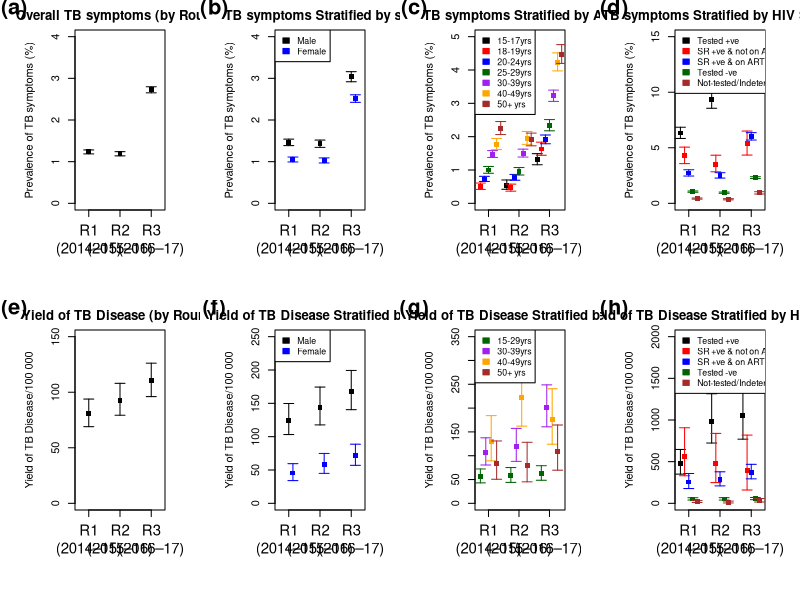

R code for this plot:
#===============================================================================#
# Script: 03_figure2_analysis.R
# Purpose: Generate Figure 2 (8-panel plot of TB symptoms and yield)
# Inputs:  data/acf_figure2_sex.csv
#          data/acf_figure2_age.csv
#          data/acf_figure2_hiv.csv
# Output:  outputs/figures/TB_yield_Symptoms_panel_figure.tif
#===============================================================================#

#-------------------------------------------------------------------------------#
# 1. Setup & Libraries
#-------------------------------------------------------------------------------#
library(dplyr)
library(tidyr)
library(purrr)
library(readr)

# Ensure output directory exists
if (!dir.exists("outputs/figures")) {
  dir.create("outputs/figures", recursive = TRUE)
}

#-------------------------------------------------------------------------------#
# 2. Helper Functions
#-------------------------------------------------------------------------------#
# Subpanel lettering helper
put.fig.letter <- function(label, location = "topleft", offset = c(0, 0), ...) {
  coords <- switch(
    location,
    topleft      = c(0.07, 0.97),
    topcenter    = c(0.5525, 0.98),
    topright     = c(0.985, 0.98),
    bottomleft   = c(0.015, 0.02),
    bottomcenter = c(0.5525, 0.02),
    bottomright  = c(0.985, 0.02),
    c(0.015, 0.98)
  )
  
  this.x <- grconvertX(coords[1] + offset[1], from = "nfc", to = "user")
  this.y <- grconvertY(coords[2] + offset[2], from = "nfc", to = "user")
  
  text(labels = label[1], x = this.x, y = this.y, xpd = TRUE, ...)
}

# Compute prevalence, yield, and exact 95% Binomial CIs
process_tb_data <- function(df) {
  df %>%
    mutate(
      id = row_number(),
      sympt_total = 100 * n_symptom_pos / n_screened,
      yield_total = 1e5 * n_tb / n_screened
    ) %>%
    mutate(
      ci_suspect = pmap(list(n_symptom_pos, n_screened), ~ binom.test(..1, ..2)$conf.int),
      ci_tb      = pmap(list(n_tb, n_screened), ~ binom.test(..1, ..2)$conf.int)
    ) %>%
    mutate(
      LCI_total_suspect = map_dbl(ci_suspect, 1) * 100,
      UCI_total_suspect = map_dbl(ci_suspect, 2) * 100,
      LCI_total_tb      = map_dbl(ci_tb, 1) * 1e5,
      UCI_total_tb      = map_dbl(ci_tb, 2) * 1e5
    ) %>%
    select(-ci_suspect, -ci_tb)
}

#-------------------------------------------------------------------------------#
# 3. Load & Process Aggregated Data
#-------------------------------------------------------------------------------#

df_sex <- read_csv("data/acf_figure2_sex.csv", show_col_types = FALSE)
df_age <- read_csv("data/acf_figure2_age.csv", show_col_types = FALSE)
df_hiv <- read_csv("data/acf_figure2_hiv.csv", show_col_types = FALSE)

# Map round levels to integer index (1, 2, 3)
map_round <- function(df) {
  df %>%
    mutate(
      round_num = case_when(
        ir == "Round 1" ~ 1,
        ir == "Round 2" ~ 2,
        ir == "Round 3" ~ 3,
        TRUE ~ as.numeric(ir)
      )
    )
}

df_sex <- map_round(df_sex)
df_age <- map_round(df_age)
df_hiv <- map_round(df_hiv)

# 3a. Overall Summary
df_overall <- df_sex %>%
  group_by(round_num) %>%
  summarise(
    n_screened    = sum(n_screened, na.rm = TRUE),
    n_symptom_pos = sum(n_symptom_pos, na.rm = TRUE),
    n_tb          = sum(n_tb, na.rm = TRUE),
    .groups       = "drop"
  ) %>%
  mutate(variable = "overall") %>%
  process_tb_data()

# 3b. Sex Summary
rs_male <- df_sex %>%
  filter(sex == "Male") %>%
  group_by(round_num) %>%
  summarise(
    n_screened    = sum(n_screened, na.rm = TRUE),
    n_symptom_pos = sum(n_symptom_pos, na.rm = TRUE),
    n_tb          = sum(n_tb, na.rm = TRUE),
    .groups       = "drop"
  ) %>%
  mutate(variable = "Male") %>%
  process_tb_data()

rs_female <- df_sex %>%
  filter(sex == "Female") %>%
  group_by(round_num) %>%
  summarise(
    n_screened    = sum(n_screened, na.rm = TRUE),
    n_symptom_pos = sum(n_symptom_pos, na.rm = TRUE),
    n_tb          = sum(n_tb, na.rm = TRUE),
    .groups       = "drop"
  ) %>%
  mutate(variable = "Female") %>%
  process_tb_data()

# 3c. Age Summary (Symptoms)
rs_age_symptom <- df_age %>%
  filter(!is.na(agecat_1)) %>%
  filter(!(round_num == 1 & agecat_1 == "15 - 17")) %>% # 15-17 excluded in Round 1
  group_by(round_num, agecat_1) %>%
  summarise(
    n_screened    = sum(n_screened, na.rm = TRUE),
    n_symptom_pos = sum(n_symptom_pos, na.rm = TRUE),
    n_tb          = sum(n_tb, na.rm = TRUE),
    .groups       = "drop"
  ) %>%
  rename(variable = agecat_1) %>%
  process_tb_data()

# 3d. Age Summary (Collapsed Yield: 15-29, 30-39, 40-49, 50+)
rs_age_yield <- df_age %>%
  filter(!is.na(agecat_1)) %>%
  filter(!(round_num == 1 & agecat_1 == "15 - 17")) %>%
  mutate(
    variable = if_else(agecat_1 %in% c("15 - 17", "18 - 19", "20 - 24", "25 - 29"), 
                       "15-29yrs", as.character(agecat_1))
  ) %>%
  mutate(variable = if_else(variable == "50+", "50+ yrs", variable)) %>%
  group_by(round_num, variable) %>%
  summarise(
    n_screened    = sum(n_screened, na.rm = TRUE),
    n_symptom_pos = sum(n_symptom_pos, na.rm = TRUE),
    n_tb          = sum(n_tb, na.rm = TRUE),
    .groups       = "drop"
  ) %>%
  process_tb_data()

# 3e. HIV Summary
rs_hiv <- df_hiv %>%
  filter(!is.na(hiv)) %>%
  group_by(round_num, hiv) %>%
  summarise(
    n_screened    = sum(n_screened, na.rm = TRUE),
    n_symptom_pos = sum(n_symptom_pos, na.rm = TRUE),
    n_tb          = sum(n_tb, na.rm = TRUE),
    .groups       = "drop"
  ) %>%
  rename(variable = hiv) %>%
  process_tb_data()

#-------------------------------------------------------------------------------#
# 4. Plotting Execution
#-------------------------------------------------------------------------------#

x_positions <- c(0.25, 1.00, 1.75)
x_labels    <- c("R1\n(2014–15)", "R2\n(2015–16)", "R3\n(2016–17)")

output_fig <- "outputs/figures/TB_yield_Symptoms_panel_figure.tif"

# Save figure to disk at 300 DPI
tiff(output_fig, width = 4000, height = 2000, res = 300)

par(mfrow = c(2, 4), mai = c(0.9, 0.75, 0.3, 0.35))

# PANEL (a): Overall TB symptoms
plot(x_positions, df_overall$sympt_total, ylim = c(0, 4), xlim = c(0, 2), pch = 15,
     ylab = "Prevalence of TB symptoms (%)", xaxt = "n", xlab = "",
     main = "Overall TB symptoms (by Round)")
arrows(x_positions, df_overall$LCI_total_suspect, x_positions, df_overall$UCI_total_suspect,
       length = 0.05, angle = 90, code = 3)
axis(1, at = x_positions, labels = FALSE)
mtext(x_labels, side = 1, at = x_positions, line = 2.5, cex = 0.9)
put.fig.letter("(a)", "topleft", font = 2, cex = 2)

# PANEL (b): TB symptoms by sex
male_x   <- x_positions
female_x <- x_positions + 0.1

plot(male_x, rs_male$sympt_total, ylim = c(0, 4), xlim = c(0, 2), pch = 15,
     ylab = "Prevalence of TB symptoms (%)", xaxt = "n", xlab = "",
     main = "TB symptoms Stratified by sex")
arrows(male_x, rs_male$LCI_total_suspect, male_x, rs_male$UCI_total_suspect, length = 0.05, angle = 90, code = 3)
points(female_x, rs_female$sympt_total, pch = 15, col = "blue")
arrows(female_x, rs_female$LCI_total_suspect, female_x, rs_female$UCI_total_suspect, col = "blue", length = 0.05, angle = 90, code = 3)
legend("topleft", legend = c("Male", "Female"), fill = c("black", "blue"), border = c("black", "blue"), cex = 0.8)
axis(1, at = x_positions, labels = FALSE)
mtext(x_labels, side = 1, at = x_positions, line = 2.5, cex = 0.9)
put.fig.letter("(b)", "topleft", font = 2, cex = 2)

# PANEL (c): TB symptoms by age
age_vars    <- c("15 - 17", "18 - 19", "20 - 24", "25 - 29", "30 - 39", "40 - 49", "50+")
age_labels  <- c("15-17yrs", "18-19yrs", "20-24yrs", "25-29yrs", "30-39yrs", "40-49yrs", "50+ yrs")
age_colors  <- c("black", "red", "blue", "darkgreen", "purple", "orange", "brown")
age_offsets <- seq(-0.3, 0.3, length.out = length(age_vars))

plot(NA, xlim = c(0, 2.05), ylim = c(0, 5), xaxt = "n", xlab = "",
     ylab = "Prevalence of TB symptoms (%)", main = "TB symptoms Stratified by Age")
for (i in seq_along(age_vars)) {
  sub_data <- rs_age_symptom %>% filter(variable == age_vars[i]) %>% arrange(round_num)
  xvals <- x_positions[sub_data$round_num] + age_offsets[i]
  points(xvals, sub_data$sympt_total, pch = 15, col = age_colors[i])
  arrows(xvals, sub_data$LCI_total_suspect, xvals, sub_data$UCI_total_suspect,
         length = 0.05, angle = 90, code = 3, col = age_colors[i])
}
legend("topleft", legend = age_labels, fill = age_colors, border = age_colors, cex = 0.8)
axis(1, at = x_positions, labels = FALSE)
mtext(x_labels, side = 1, at = x_positions, line = 2.5, cex = 0.9)
put.fig.letter("(c)", "topleft", font = 2, cex = 2)

# PANEL (d): TB symptoms by HIV status
hiv_vars   <- c("Tested positive by CHiP", 
                "Self-reported living with HIV & NOT on ART", 
                "Self-reported living with HIV & on ART", 
                "Tested negative by CHiP", 
                "Not tested/indeterminate")
hiv_labels <- c("Tested +ve", "SR +ve & not on ART", "SR +ve & on ART", "Tested -ve", "Not-tested/Indeterminate")
hiv_colors <- c("black", "red", "blue", "darkgreen", "brown")
offsets    <- seq(-0.2, 0.2, length.out = length(hiv_vars))

plot(NA, xlim = c(0, 2), ylim = c(0, 15), xaxt = "n", xlab = "",
     ylab = "Prevalence of TB symptoms (%)", main = "TB symptoms Stratified by HIV Status")
for (i in seq_along(hiv_vars)) {
  sub_data <- rs_hiv %>% filter(variable == hiv_vars[i]) %>% arrange(round_num)
  xvals <- x_positions[sub_data$round_num] + offsets[i]
  points(xvals, sub_data$sympt_total, pch = 15, col = hiv_colors[i])
  arrows(xvals, sub_data$LCI_total_suspect, xvals, sub_data$UCI_total_suspect,
         length = 0.05, angle = 90, code = 3, col = hiv_colors[i])
}
legend("topleft", legend = hiv_labels, fill = hiv_colors, border = hiv_colors, cex = 0.8)
axis(1, at = x_positions, labels = FALSE)
mtext(x_labels, side = 1, at = x_positions, line = 2.5, cex = 0.9)
put.fig.letter("(d)", "topleft", font = 2, cex = 2)

# PANEL (e): Overall TB yield
plot(x_positions, df_overall$yield_total, ylim = c(0, 150), xlim = c(0, 2), pch = 15,
     ylab = "Yield of TB Disease/100 000", xaxt = "n", xlab = "",
     main = "Yield of TB Disease (by Round)")
arrows(x_positions, df_overall$LCI_total_tb, x_positions, df_overall$UCI_total_tb,
       length = 0.05, angle = 90, code = 3)
axis(1, at = x_positions, labels = FALSE)
mtext(x_labels, side = 1, at = x_positions, line = 2.5, cex = 0.9)
put.fig.letter("(e)", "topleft", font = 2, cex = 2)

# PANEL (f): TB yield by sex
plot(male_x, rs_male$yield_total, ylim = c(0, 250), xlim = c(0, 2), pch = 15,
     ylab = "Yield of TB Disease/100 000", xaxt = "n", xlab = "",
     main = "Yield of TB Disease Stratified by sex")
arrows(male_x, rs_male$LCI_total_tb, male_x, rs_male$UCI_total_tb, length = 0.05, angle = 90, code = 3)
points(female_x, rs_female$yield_total, pch = 15, col = "blue")
arrows(female_x, rs_female$LCI_total_tb, female_x, rs_female$UCI_total_tb, col = "blue", length = 0.05, angle = 90, code = 3)
legend("topleft", legend = c("Male", "Female"), fill = c("black", "blue"), border = c("black", "blue"), cex = 0.8)
axis(1, at = x_positions, labels = FALSE)
mtext(x_labels, side = 1, at = x_positions, line = 2.5, cex = 0.9)
put.fig.letter("(f)", "topleft", font = 2, cex = 2)

# PANEL (g): TB yield by age
age_vars_yield    <- c("15-29yrs", "30 - 39", "40 - 49", "50+ yrs")
age_labels_yield  <- c("15-29yrs", "30-39yrs", "40-49yrs", "50+ yrs")
age_colors_yield  <- c("darkgreen", "purple", "orange", "brown")
age_yield_offsets <- seq(-0.2, 0.2, length.out = length(age_vars_yield))

plot(NA, xlim = c(0, 2.05), ylim = c(0, 350), xaxt = "n", xlab = "",
     ylab = "Yield of TB Disease/100 000", main = "Yield of TB Disease Stratified by Age")
for (i in seq_along(age_vars_yield)) {
  sub_data <- rs_age_yield %>% filter(variable == age_vars_yield[i]) %>% arrange(round_num)
  xvals <- x_positions[sub_data$round_num] + age_yield_offsets[i]
  points(xvals, sub_data$yield_total, pch = 15, col = age_colors_yield[i])
  arrows(xvals, sub_data$LCI_total_tb, xvals, sub_data$UCI_total_tb,
         length = 0.05, angle = 90, code = 3, col = age_colors_yield[i])
}
legend("topleft", legend = age_labels_yield, fill = age_colors_yield, border = age_colors_yield, cex = 0.8)
axis(1, at = x_positions, labels = FALSE)
mtext(x_labels, side = 1, at = x_positions, line = 2.5, cex = 0.9)
put.fig.letter("(g)", "topleft", font = 2, cex = 2)

# PANEL (h): TB yield by HIV status
plot(NA, xlim = c(0, 2), ylim = c(0, 2000), xaxt = "n", xlab = "",
     ylab = "Yield of TB Disease/100 000", main = "Yield of TB Disease Stratified by HIV Status")
for (i in seq_along(hiv_vars)) {
  sub_data <- rs_hiv %>% filter(variable == hiv_vars[i]) %>% arrange(round_num)
  xvals <- x_positions[sub_data$round_num] + offsets[i]
  points(xvals, sub_data$yield_total, pch = 15, col = hiv_colors[i])
  arrows(xvals, sub_data$LCI_total_tb, xvals, sub_data$UCI_total_tb,
         length = 0.05, angle = 90, code = 3, col = hiv_colors[i])
}
legend("topleft", legend = hiv_labels, fill = hiv_colors, border = hiv_colors, cex = 0.8)
axis(1, at = x_positions, labels = FALSE)
mtext(x_labels, side = 1, at = x_positions, line = 2.5, cex = 0.9)
put.fig.letter("(h)", "topleft", font = 2, cex = 2)

dev.off()
